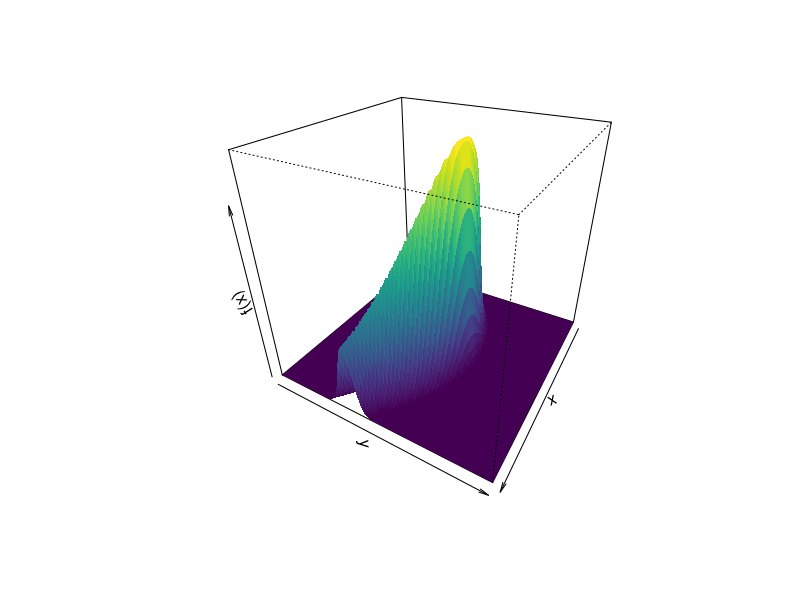

Write R code to recreate this figure. (Note: this script raises an error after producing the figure.)
#################################################################
#
#   Metropolis Hastings Random Walk and Adaptive MCMC
#   R Shiny
#   Sean Wu
#   February 10, 2017
#
#################################################################

library(viridis)

#helper function to sample equally from color space
colGG <- function(n) {
  hues = seq(15, 375, length = n + 1)
  hcl(h = hues, l = 65, c = 100)[1:n]
}

persp.withcol <- function(x,y,z,color,...,xlg=TRUE,ylg=TRUE)
{
  colnames(z) <- y
  rownames(z) <- x
  
  nrz <- nrow(z)
  ncz <- ncol(z) 
  
  nb.col = length(color)
  
  zfacet <- z[-1, -1] + z[-1, -ncz] + z[-nrz, -1] + z[-nrz, -ncz]
  facetcol <- cut(zfacet, nb.col)
  par(xlog=xlg,ylog=ylg)
  persp(
    as.numeric(rownames(z)),
    as.numeric(colnames(z)),
    as.matrix(z),
    col=color[facetcol],
    ...
  )
}



#########################################
# Rosenbrock (banana) Function
#########################################

p.log <- function(x) {
  B <- 0.03 # controls 'bananacity'
  -x[1]^2/200 - 1/2*(x[2]+B*x[1]^2-100*B)^2
}

#calculate function density
x1 <- seq(-15, 15, length=100)
x2 <- seq(-15, 15, length=100)
d.banana <- matrix(apply(expand.grid(x1, x2), 1, p.log), nrow=100)

#plot 3d function surface
funcCol = colorRampPalette(colors=c("#132B43","#56B1F7"))(100)
funcCol = viridis(60)
zfacet = d.banana[-1,-1] + d.banana[-1,-length(x2)] + d.banana[-length(x1),-1] + d.banana[-length(x1),-length(x2)]
perspCol = cut(zfacet,100)

# persp(x1,x2,d.banana,col=funcCol[perspCol],theta = 120,phi = 30,xlab=expression(theta[1]),ylab=expression(theta[2]),zlab=expression(f(x)))


persp.withcol(x = x1,y = x2,z = exp(d.banana),color = viridis(60),theta=120,phi=30,border=NA,xlab="x",ylab="y",zlab="f(x)")


#plot output from complex sampler
banana1 <- adaptMCMC(target=p.log,init_theta=c(10,10),covmat=diag(c(1,1)),n_iterations=1e3,
                     adapt_size_start=10,acceptance_rate_weight=0,acceptance_window=0,adapt_shape_start=20,seedMH = 50)

par(mfrow=c(1,2))


image(x1, x2, exp(d.banana), col= funcCol,xlab=expression(theta[1]),ylab=expression(theta[2])) #image of function
contour(x1, x2, exp(d.banana), add=TRUE, col=gray(0.5)) #contours of function density
traceCol = viridis(n = nrow(banana1$theta_trace),option = "A",begin = 0.5) #colors of MCMC trace
for(i in 1:(nrow(banana1$theta_trace)-1)){ #plot MCMC trace
  lines(banana1$theta_trace[i:(i+1),],col=traceCol[i],type="l")
}

matplot(banana1$theta_trace,type="l",col=colGG(2),lty=1,lwd=1.25,xlab="Iterations",ylab="Parameter Trace") #
grid()

par(mfrow=c(1,1))

#plot output from simple sampler
banana2 <- rwMCMC(target = p.log,init_theta = c(10,10),covmat = diag(c(1,1)),n_iterations = 1e3,info = 1e2,seedMH = 42)

par(mfrow=c(1,2))

image(x1, x2, exp(d.banana), col= colorRampPalette(colors=c("#132B43","#56B1F7"))(100),xlab=expression(theta[1]),ylab=expression(theta[2])) #image of function
contour(x1, x2, exp(d.banana), add=TRUE, col=gray(0.5)) #contours of function density
traceCol = viridis(n = nrow(banana2$theta_trace),option = "D",begin = 0.5) #colors of MCMC trace
for(i in 1:(nrow(banana2$theta_trace)-1)){ #plot MCMC trace
  lines(banana2$theta_trace[i:(i+1),],col=traceCol[i],type="l")
}

matplot(banana2$theta_trace,type="l",col=colGG(2),lty=1,lwd=1.25,xlab="Iterations",ylab="Parameter Trace") #
grid()

par(mfrow=c(1,1))


#########################################
# Goldenstein-Price Function
#########################################

goldpr <- function(xx){
  x1 <- xx[1]
  x2 <- xx[2]
  
  fact1a <- (x1 + x2 + 1)^2
  fact1b <- 19 - 14*x1 + 3*x1^2 - 14*x2 + 6*x1*x2 + 3*x2^2
  fact1 <- 1 + fact1a*fact1b
  
  fact2a <- (2*x1 - 3*x2)^2
  fact2b <- 18 - 32*x1 + 12*x1^2 + 48*x2 - 36*x1*x2 + 27*x2^2
  fact2 <- 30 + fact2a*fact2b
  
  y <- fact1*fact2
  return(-log(y))
}

#calculate function density
x1 <- seq(-2, 2, length=100)
x2 <- seq(-2, 2, length=100)
d.goldpr <- matrix(apply(expand.grid(x1, x2), 1, goldpr), nrow=100)

#plot 3d function surface
# funcCol = colorRampPalette(colors=c("#132B43","#56B1F7"))(100)
# funcCol = viridis(60)
# zfacet = d.goldpr[-1,-1] + d.goldpr[-1,-length(x2)] + d.goldpr[-length(x1),-1] + d.goldpr[-length(x1),-length(x2)]
# perspCol = cut(zfacet,100)

# persp(x1,x2,d.banana,col=funcCol[perspCol],theta = 120,phi = 30,xlab=expression(theta[1]),ylab=expression(theta[2]),zlab=expression(f(x)))


persp.withcol(x1,x2,d.goldpr,color = viridis(60),theta=120,phi=30,border=NA,xlab="x",ylab="y",zlab="f(x)")

goldpr1 <- adaptMCMC(target=goldpr,init_theta=c(2,2),covmat=diag(c(1,1)),n_iterations=100,
                     adapt_size_start=100,acceptance_rate_weight=0,acceptance_window=0,adapt_shape_start=150,
                     info=1e2,seedMH = 50)

par(mfrow=c(1,2))

funCol = colorRampPalette(colors=c("#132B43","#56B1F7"))(100)

image(x1, x2, d.goldpr, col= funCol,xlab=expression(theta[1]),ylab=expression(theta[2])) #image of function
contour(x1, x2, d.goldpr, add=TRUE, col=gray(0.5)) #contours of function density
traceCol = viridis(n = nrow(goldpr1$theta_trace),option = "D",begin = 0.5) #colors of MCMC trace
for(i in 1:(nrow(goldpr1$theta_trace)-1)){ #plot MCMC trace
  lines(goldpr1$theta_trace[i:(i+1),],col=traceCol[i],type="l")
}

matplot(goldpr1$theta_trace,type="l",col=colGG(2),lty=1,lwd=1.25,xlab="Iterations",ylab="Parameter Trace") #
grid()

par(mfrow=c(1,1))
traceCol = viridis(n = nrow(goldpr1$theta_trace),option = "D",begin = 0.5) #colors of MCMC trace
par(bg="white")
goldprPmat = persp.withcol(x1,x2,d.goldpr,color = funCol,theta=120,phi=30,border=NA,xlab="x",ylab="y",zlab="f(x)",ticktype="detailed")
x = trans3d(x = goldpr1$theta_trace[,1],y = goldpr1$theta_trace[,2],z = apply(X = goldpr1$theta_trace,MARGIN = 1,FUN = goldpr),pmat = goldprPmat)
for(i in 1:(nrow(goldpr1$theta_trace)-1)){ #plot MCMC trace
  lines(x$x[i:(i+1)],x$y[i:(i+1)],col=traceCol[i],type="l")
}

points(x,pch=16,col=traceCol,cex=0.5)

